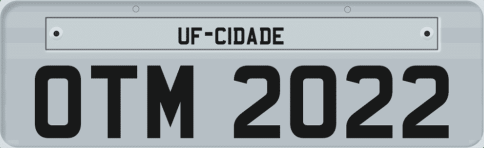
#> input picture codigo_fonte/images_and_videos/7.png, 484 x 148 px
$ python code.py
#> lines starting #> are read from the running program, lines starting #| are printed output that depends on the picture; after the words box and inside, x2 and y2 are one past the last pixel; in counts of white or black regions, pixels touching at a corner belong together
import cv2
import imutils
import pytesseract

pytesseract.pytesseract.tesseract_cmd = 'tesseract'
original_image = cv2.imread('7.png')
#> original_image is the input picture: shape (148, 484, 3); mean B, G, R 161.2, 157.3, 149.9


original_image = imutils.resize(original_image, width=500 )
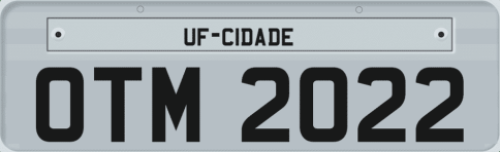
#> original_image: shape (152, 500, 3); mean B, G, R 161.2, 157.2, 149.9
gray_image = cv2.cvtColor(original_image, cv2.COLOR_BGR2GRAY)
gray_image = cv2.bilateralFilter(gray_image, 11, 17, 17)

edged_image = cv2.Canny(gray_image, 30, 200)
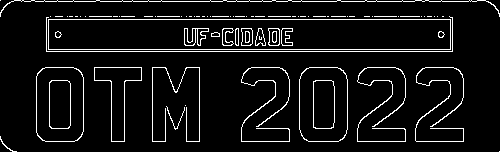
#> edged_image: shape (152, 500); 7% white in thin lines or dots


contours, new = cv2.findContours(edged_image.copy(), cv2.RETR_LIST, cv2.CHAIN_APPROX_SIMPLE)
#> contours = 99 contours, 59 with area under 20; largest, box (x1, y1, x2, y2) and area: (48, 19, 451, 50) 12060, (48, 19, 451, 50) 12058, (299, 67, 348, 142) 3400, (299, 67, 348, 142) 3382, (36, 67, 84, 142) 3358; new = 99 rows, first 6: [1, -1, -1, -1], [2, 0, -1, -1], [3, 1, -1, -1], [4, 2, -1, -1], [5, 3, -1, -1], [6, 4, -1, -1]
img1 = original_image.copy()
cv2.drawContours(img1, contours, -1, (0, 255, 0), 3)
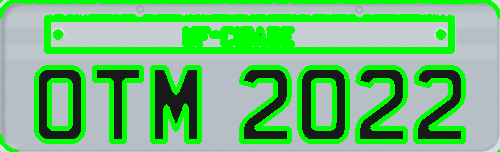
#> img1: shape (152, 500, 3); mean B, G, R 120.1, 190.4, 111.5
cv2.imshow("img1", img1)

contours = sorted(contours, key = cv2.contourArea, reverse = True)[:30]
#> contours = 30 contours; largest, box (x1, y1, x2, y2) and area: (48, 19, 451, 50) 12060, (48, 19, 451, 50) 12058, (299, 67, 348, 142) 3400, (299, 67, 348, 142) 3382, (36, 67, 84, 142) 3358

# stores the license plate contour
screenCnt = None
img2 = original_image.copy()

# draws top 30 contours
cv2.drawContours(img2, contours, -1, (0, 255, 0), 3)
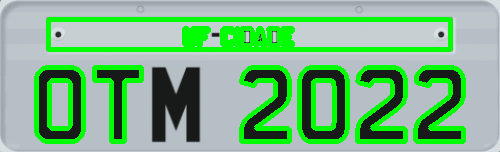
#> img2: shape (152, 500, 3); mean B, G, R 134, 182.8, 124.5
cv2.imshow("img2", img2)


count = 0
idx = 7

for c in contours:
    # approximate the license plate contour
    contour_perimeter = cv2.arcLength(c, True)
    approx = cv2.approxPolyDP(c, 0.018 * contour_perimeter, True)
    # Look for contours with 4 corners
    if len(approx) == 4:
        screenCnt = approx
        # find the coordinates of the license plate contour
        x, y, w, h = cv2.boundingRect(c)
        new_img = original_image [ y: y + h, x: x + w]
        # stores the new image
        cv2.imwrite('./'+str(idx)+'.png',new_img)
        idx += 1
        break
#> this loop made 1 pass
#> (contour_perimeter, screenCnt, x, y, w, h, idx) on pass 1: (864, [[48, 19], [48, 49], [450, 49], [450, 19]], 48, 19, 403, 31, 8)
#> pass 1, `new_img = original_image [ y: y + h, x: x + w]`:
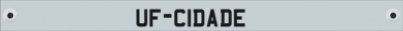
#> new_img: shape (31, 403, 3); mean B, G, R 196, 193.1, 183.9
#> after the loop, idx = 8

# draws the license plate contour on original image
cv2.drawContours(original_image , [screenCnt], -1, (0, 255, 0), 3)
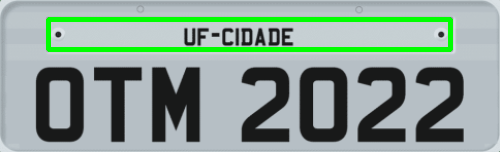
#> original_image: shape (152, 500, 3); 5.67% of pixels changed, all inside (x1, y1, x2, y2) = (46, 17, 453, 52)
cv2.imshow("detected license plate", original_image )


# filename of the cropped license plate image
cropped_License_Plate = './7.png'
cv2.imshow("cropped license plate", cv2.imread(cropped_License_Plate))

# converts the license plate characters to string
#> (the run stopped early here; a loop or call above may not have finished)
